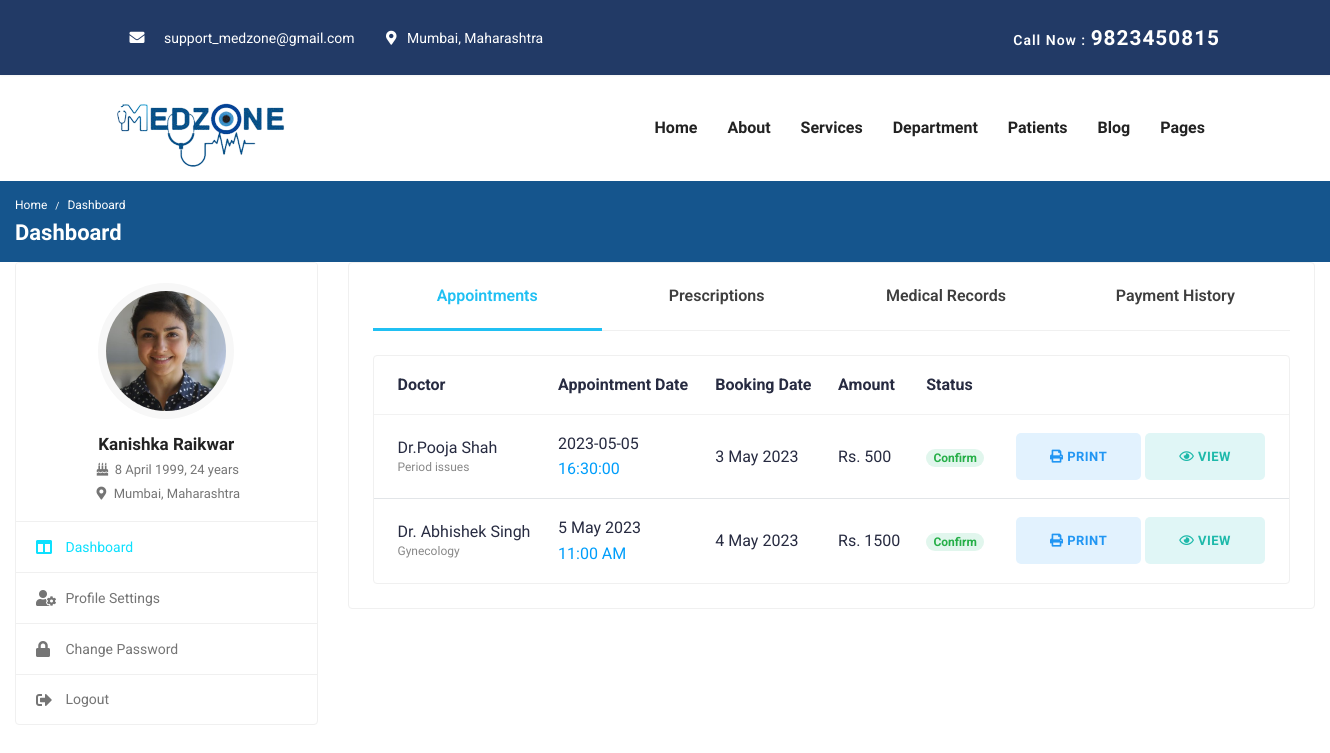
The app's page /kanishka.php, older data.
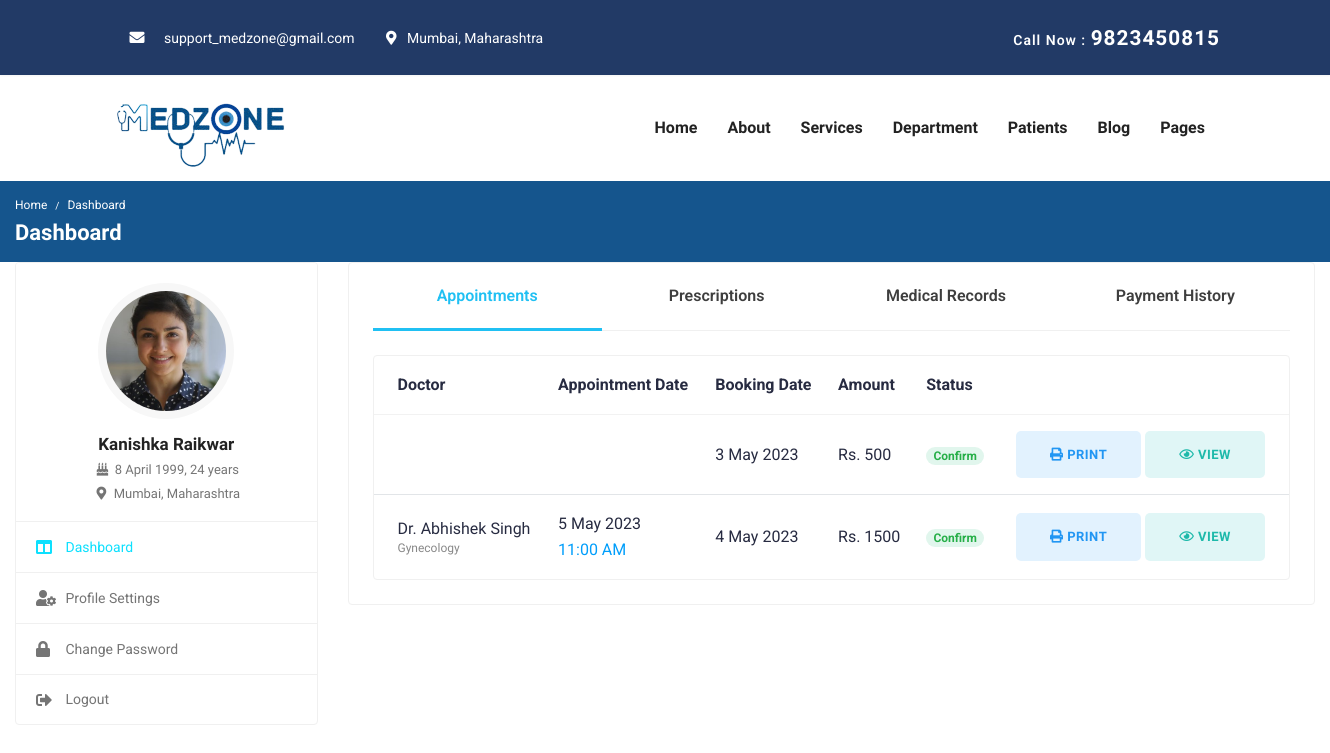
The same page, newer data.
### tables this page shows
CREATE TABLE `appointment_details` (
  `id` int(11) NOT NULL,
  `common_symptoms` varchar(100) NOT NULL,
  `doctors` varchar(100) NOT NULL,
  `appointment_date` date DEFAULT NULL,
  `appointment_time` time DEFAULT NULL,
  `first_name` varchar(100) NOT NULL,
  `last_name` varchar(50) NOT NULL,
  `phone` varchar(20) NOT NULL,
  `email` varchar(50) NOT NULL,
  `address` text NOT NULL,
  `patient_age` int(5) DEFAULT NULL,
  `gender` varchar(20) DEFAULT NULL,
  `created_at` timestamp NOT NULL DEFAULT current_timestamp()
);

### kanishka.php (the view, shortened to what the changed rows need)
<?php
include 'db_conn.php';
$sql = "SELECT * FROM appointment_details WHERE first_name = 'Kanishka' ORDER BY id DESC LIMIT 1";
$result = $conn->query($sql);
if ($result) {
  $data = $result -> fetch_array();
?>
<!DOCTYPE html>
<html lang="zxx">
<head>
  <link rel="stylesheet" href="https://use.fontawesome.com/releases/v5.7.0/css/all.css">
  <link rel = "stylesheet" href="https://cdnjs.cloudflare.com/ajax/libs/font-awesome/4.7.0/css/font-awesome.min.css">
  <link rel="stylesheet" href="font-awesome.min.css">
  <link rel="stylesheet" href="all.min.css">
  <link rel="stylesheet" href="bootstrap.min.css">
  <link rel="stylesheet" href="style.css">
</head>
<body id="top">
<header>
	<div class="header-top-bar">
		<div class="container">
			<div class="row align-items-center">
				<div class="col-lg-6">
					<ul class="top-bar-info list-inline-item pl-0 mb-0">
						<li class="list-inline-item"><a href="mailto:support@gmail.com"><i class="fa fa-envelope" style="font-size:15px"></i>support_medzone@gmail.com</a></li>
						<li class="list-inline-item"><i class="fas fa-map-marker-alt"></i> &nbsp; Mumbai, Maharashtra </li>
					</ul>
				</div>
				<div class="col-lg-6">
					<div class="text-lg-right top-right-bar mt-2 mt-lg-0">
						<a href="tel:+23-345-67890" >
							<span>Call Now : </span>
							<span class="h4"> 9823450815						</span>
						</a>
					</div>
				</div>
			</div>
		</div>
	</div>
	<nav class="navbar navbar-expand-lg navigation" id="navbar">
		<div class="container">
		 	 <a class="navbar-brand" href="index.html">
			  	<img src="MedZone.png" alt="" class="img-fluid">
			  </a>
          <div class="collapse navbar-collapse" id="navbarmain">
			<ul class="navbar-nav ml-auto">
			  <li class="nav-item active">
				<a class="nav-link" href="index.html">Home</a>
			  </li>
			   <li class="nav-item"><a class="nav-link" href="about.html">About</a></li>
			    <li class="nav-item"><a class="nav-link" href="service.html">Services</a></li>
			    <li class="nav-item dropdown">
					<a class="nav-link dropdown-toggle" href="department.html" id="dropdown02" data-toggle="dropdown" aria-haspopup="true" aria-expanded="false">Department <i class="icofont-thin-down"></i></a>
			  	</li>
				   <li class="nav-item dropdown">
					<a class="nav-link dropdown-toggle" href="#" id="dropdown03" data-toggle="dropdown" aria-haspopup="true" aria-expanded="false">Patients <i class="icofont-thin-down"></i></a>
			  	</li>
			   <li class="nav-item dropdown">
					<a class="nav-link dropdown-toggle" href="blog-sidebar.html" id="dropdown05" data-toggle="dropdown" aria-haspopup="true" aria-expanded="false">Blog <i class="icofont-thin-down"></i></a>
			  	</li>
			   <li class="nav-item dropdown">
					<a class="nav-link dropdown-toggle" href="contact.html" id="dropdown05" data-toggle="dropdown" aria-haspopup="true" aria-expanded="false">Pages <i class="icofont-thin-down"></i></a>
			  	</li>
			</ul>
		  </div>
		</div>
	</nav>
</header>
<div class="breadcrumb-bar">
    <div class="container-fluid">
        <div class="row align-items-center">
            <div class="col-md-12 col-12">
                <nav aria-label="breadcrumb" class="page-breadcrumb">
                    <ol class="breadcrumb">
                        <li class="breadcrumb-item"><a href="index-2.html">Home</a></li>
                        <li class="breadcrumb-item active" aria-current="page">Dashboard</li>
                    </ol>
                </nav>
                <h2 class="breadcrumb-title">Dashboard</h2>
            </div>
        </div>
    </div>
</div>
<div class="content">
    <div class="container-fluid">
        <div class="row">
            <div class="col-md-5 col-lg-4 col-xl-3 theiaStickySidebar">
                <div class="profile-sidebar">
                    <div class="widget-profile pro-widget-content">
                        <div class="profile-info-widget">
                            <a href="#" class="booking-doc-img">
                                <img src="img/pat3.jpg" alt="User Image">
                            </a>
                            <div class="profile-det-info">
                                <h3>Kanishka Raikwar</h3>
                                <div class="patient-details">
                                    <h5><i class="fas fa-birthday-cake"></i> 8 April 1999, 24 years</h5>
                                    <h5 class="mb-0"><i class="fas fa-map-marker-alt"></i> Mumbai, Maharashtra</h5>
                                </div>
                            </div>
                        </div>
                    </div>
                    <div class="dashboard-widget">
                        <nav class="dashboard-menu">
                            <ul>
                                <li class="active">
                                    <a href="mrudula.html">
                                        <i class="fas fa-columns"></i>
                                        <span>Dashboard</span>
                                    </a>
                                </li>
                                <li>
                                    <a href="pat_prof_set.html">
                                        <i class="fas fa-user-cog"></i>
                                        <span>Profile Settings</span>
                                    </a>
                                </li>
                                <li>
                                    <a href="change-password.html">
                                        <i class="fas fa-lock"></i>
                                        <span>Change Password</span>
                                    </a>
                                </li>
                                <li>
                                    <a href="index-2.html">
                                        <i class="fas fa-sign-out-alt"></i>
                                        <span>Logout</span>
                                    </a>
                                </li>
                            </ul>
                        </nav>
                    </div>
                </div>
            </div>
            <div class="col-md-7 col-lg-8 col-xl-9">
                <div class="card">
                    <div class="card-body pt-0">
                        <nav class="user-tabs mb-4">
                            <ul class="nav nav-tabs nav-tabs-bottom nav-justified">
                                <li class="nav-item">
                                    <a class="nav-link active" href="#pat_appointments" data-toggle="tab">Appointments</a>
                                </li>
                                <li class="nav-item">
                                    <a class="nav-link" href="#pat_prescriptions" data-toggle="tab">Prescriptions</a>
                                </li>
                                <li class="nav-item">
                                    <a class="nav-link" href="#pat_medical_records" data-toggle="tab"><span class="med-records">Medical Records</span></a>
                                </li>
                                <li class="nav-item">
                                    <a class="nav-link" href="#pat_billing" data-toggle="tab">Payment History</a>
                                </li>
                            </ul>
                        </nav>
                        <div class="tab-content pt-0">
                            <div id="pat_appointments" class="tab-pane fade show active">
                                <div class="card card-table mb-0">
                                    <div class="card-body">
                                        <div class="table-responsive">
                                            <table class="table table-hover table-center mb-0">
                                                <thead>
                                                    <tr>
                                                        <th>Doctor</th>
                                                        <th>Appointment Date</th>
                                                        <th>Booking Date</th>
                                                        <th>Amount</th>
                                                        <th>Status</th>
                                                        <th></th>
                                                    </tr>
                                                </thead>
                                                <tbody>
                                                    <tr>
                                                        <td>
                                                            <h2 class="table-avatar">
                                                            <a href="doctor-profile.html"><?php echo $data['doctors']; ?><span><?php echo $data['common_symptoms']; ?></span></a>
                                                            </h2>
                                                        </td>
                                                        <td><?php echo $data['appointment_date']; ?> <span class="d-block text-info"><?php echo $data['appointment_time']; ?></span></td>
                                                        <td>3 May 2023</td>
                                                        <td>Rs. 500</td>
                                                        <td><span class="badge badge-pill bg-success-light">Confirm</span></td>
                                                        <td class="text-right">
                                                            <div class="table-action">
                                                                <a href="javascript:void(0);" class="btn btn-sm bg-primary-light">
                                                                    <i class="fas fa-print"></i> Print
                                                                </a>
                                                                <a href="javascript:void(0);" class="btn btn-sm bg-info-light">
                                                                    <i class="far fa-eye"></i> View
                                                                </a>
                                                            </div>
                                                        </td>
                                                    </tr>
                                                    <tr>
                                                        <td>
                                                            <h2 class="table-avatar">
                                                                <a href="doctor-profile.html">Dr. Abhishek Singh <span>Gynecology</span></a>
                                                            </h2>
                                                        </td>
                                                        <td>5 May 2023 <span class="d-block text-info">11:00 AM</span></td>
                                                        <td>4 May 2023</td>
                                                        <td>Rs. 1500</td>
                                                        <td><span class="badge badge-pill bg-success-light">Confirm</span></td>
                                                        <td class="text-right">
                                                            <div class="table-action">
                                                                <a href="javascript:void(0);" class="btn btn-sm bg-primary-light">
                                                                    <i class="fas fa-print"></i> Print
                                                                </a>
                                                                <a href="javascript:void(0);" class="btn btn-sm bg-info-light">
                                                                    <i class="far fa-eye"></i> View
                                                                </a>
                                                            </div>
                                                        </td>
                                                    </tr>
                                                </tbody>
                                            </table>
                                        </div>
                                    </div>
                                </div>
                            </div>
                        </div>
                    </div>
                </div>
            </div>
        </div>
    </div>
</div>
</body>
</html>
<?php }?>

Row changes from the older to the newer data that the page shows:
removed appointment_details: doctors "Dr.Pooja Shah", common_symptoms "Period issues", appointment_date "2023-05-05", appointment_time "16:30:00"
